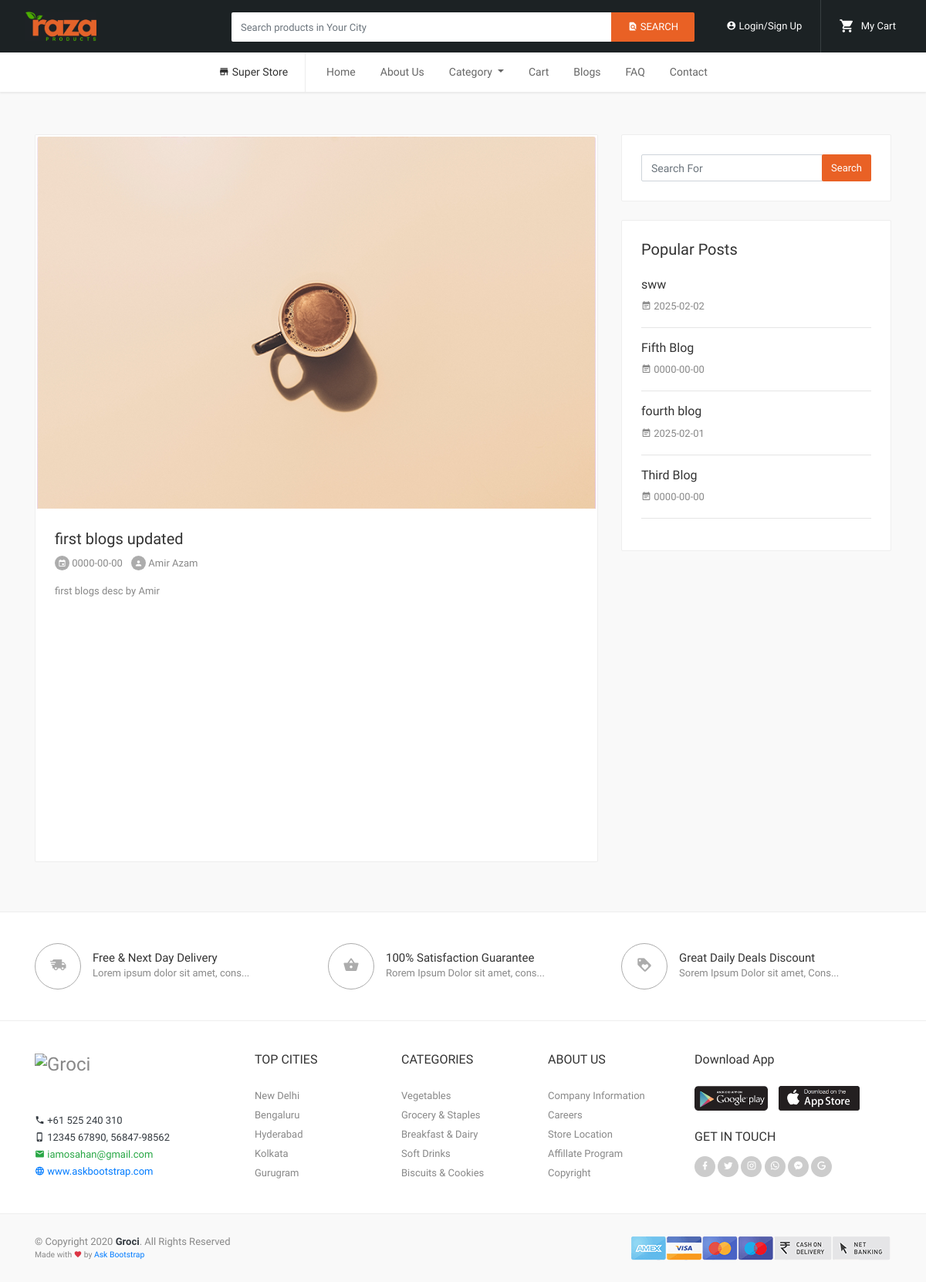
The app's page /blog-detail.php?blog_id=6 with its own data.
### tables this page shows
CREATE TABLE `blogs` (
  `blog_id` int(11) NOT NULL,
  `blog_title` varchar(255) NOT NULL,
  `blog_desc` varchar(13200) NOT NULL,
  `user_id` int(11) NOT NULL,
  `blog_date` date NOT NULL,
  `blog_img` varchar(255) DEFAULT NULL
);

CREATE TABLE `users` (
  `user_id` int(11) NOT NULL,
  `name` varchar(255) NOT NULL,
  `email` varchar(255) NOT NULL,
  `password` varchar(255) NOT NULL,
  `address` varchar(255) NOT NULL,
  `phone` varchar(12) NOT NULL,
  `city` varchar(255) NOT NULL,
  `state` varchar(255) NOT NULL,
  `zip_code` varchar(30) NOT NULL,
  `pet_name` varchar(255) NOT NULL,
  `role` int(11) NOT NULL DEFAULT 0
);

### blog-detail.php (the view, shortened to what this page needs)
<!DOCTYPE html>
<html lang="en">
<head>
      <link href="vendor/bootstrap/css/bootstrap.min.css" rel="stylesheet">
      <link href="vendor/icons/css/materialdesignicons.min.css" media="all" rel="stylesheet" type="text/css" />
      <link href="vendor/select2/css/select2.min.css" rel="stylesheet" />
      <link href="css/osahan.css" rel="stylesheet">
      <link rel="stylesheet" href="vendor/owl-carousel/owl.carousel.css">
      <link rel="stylesheet" href="vendor/owl-carousel/owl.theme.css">
   </head>
   <body>
   <?php include 'header.php'; ?>
      <section class="blog-page section-padding">
         <div class="container">
            <div class="row">
               <div class="col-md-8">
               <?php
                     $blog_id = $_GET['blog_id'];
                     $sql = "SELECT * FROM blogs LEFT JOIN users ON blogs.user_id = users.user_id WHERE blog_id = {$blog_id}";
                     $result = mysqli_query($conn, $sql);
                     if(mysqli_num_rows($result)>0){
                        while($row = mysqli_fetch_assoc($result)){
                     ?>
                  <div class="card blog mb-4">
                     <div class="blog-header">
                        <a href="#"><img class="card-img-top" src="img/blog/2.png" alt="Card image cap"></a>
                     </div>
                     <div class="card-body">
                        <h5 class="card-title"><?php echo $row['blog_title'] ?></h5>
                        <div class="entry-meta">
                           <ul class="tag-info list-inline">
                              <li class="list-inline-item"><i class="mdi mdi-calendar"></i> <?php echo $row['blog_date'] ?></li>
                              <li class="list-inline-item"><i class="mdi mdi-account"></i> <?php echo $row['name'] ?></li>
                           </ul>
                        </div>
                        <p style="min-height: 40vh;">
                        <?php echo $row['blog_desc'] ?>
                        </p>
                     </div>
                  </div>
                  <?php
                        }
                     }
                     else{
                        echo "<p class='container mt-4 text-danger' style='min-height:50vh;'>No blog found</p>";
                     }
                  ?>
               </div>
               <div class="col-md-4">
                  <?php include "blog-sidebar.php" ?>
               </div>
            </div>
         </div>
      </section>
      <section class="section-padding bg-white border-top">
         <div class="container">
            <div class="row">
               <div class="col-lg-4 col-sm-6">
                  <div class="feature-box">
                     <i class="mdi mdi-truck-fast"></i>
                     <h6>Free & Next Day Delivery</h6>
                     <p>Lorem ipsum dolor sit amet, cons...</p>
                  </div>
               </div>
               <div class="col-lg-4 col-sm-6">
                  <div class="feature-box">
                     <i class="mdi mdi-basket"></i>
                     <h6>100% Satisfaction Guarantee</h6>
                     <p>Rorem Ipsum Dolor sit amet, cons...</p>
                  </div>
               </div>
               <div class="col-lg-4 col-sm-6">
                  <div class="feature-box">
                     <i class="mdi mdi-tag-heart"></i>
                     <h6>Great Daily Deals Discount</h6>
                     <p>Sorem Ipsum Dolor sit amet, Cons...</p>
                  </div>
               </div>
            </div>
         </div>
      </section>
      <section class="section-padding footer bg-white border-top">
         <div class="container">
            <div class="row">
               <div class="col-lg-3 col-md-3">
                  <h4 class="mb-5 mt-0"><a class="logo" href="index.html"><img src="img/logo-footer.png" alt="Groci"></a></h4>
                  <p class="mb-0"><a class="text-dark" href="#"><i class="mdi mdi-phone"></i> +61 525 240 310</a></p>
                  <p class="mb-0"><a class="text-dark" href="#"><i class="mdi mdi-cellphone-iphone"></i> 12345 67890, 56847-98562</a></p>
                  <p class="mb-0"><a class="text-success" href="#"><i class="mdi mdi-email"></i> <span class="__cf_email__" data-cfemail="3a535b5755495b525b547a5d575b535614595557">[email&#160;protected]</span></a></p>
                  <p class="mb-0"><a class="text-primary" href="#"><i class="mdi mdi-web"></i> www.askbootstrap.com</a></p>
               </div>
               <div class="col-lg-2 col-md-2">
                  <h6 class="mb-4">TOP CITIES </h6>
                  <ul>
                  <li><a href="#">New Delhi</a></li>
                  <li><a href="#">Bengaluru</a></li>
                  <li><a href="#">Hyderabad</a></li>
                  <li><a href="#">Kolkata</a></li>
                  <li><a href="#">Gurugram</a></li>
               </div>
               <div class="col-lg-2 col-md-2">
                  <h6 class="mb-4">CATEGORIES</h6>
                  <ul>
                  <li><a href="#">Vegetables</a></li>
                  <li><a href="#">Grocery & Staples</a></li>
                  <li><a href="#">Breakfast & Dairy</a></li>
                  <li><a href="#">Soft Drinks</a></li>
                  <li><a href="#">Biscuits & Cookies</a></li>
               </div>
               <div class="col-lg-2 col-md-2">
                  <h6 class="mb-4">ABOUT US</h6>
                  <ul>
                  <li><a href="#">Company Information</a></li>
                  <li><a href="#">Careers</a></li>
                  <li><a href="#">Store Location</a></li>
                  <li><a href="#">Affillate Program</a></li>
                  <li><a href="#">Copyright</a></li>
               </div>
               <div class="col-lg-3 col-md-3">
                  <h6 class="mb-4">Download App</h6>
                  <div class="app">
                     <a href="#"><img src="img/google.png" alt=""></a>
                     <a href="#"><img src="img/apple.png" alt=""></a>
                  </div>
                  <h6 class="mb-3 mt-4">GET IN TOUCH</h6>
                  <div class="footer-social">
                     <a class="btn-facebook" href="#"><i class="mdi mdi-facebook"></i></a>
                     <a class="btn-twitter" href="#"><i class="mdi mdi-twitter"></i></a>
                     <a class="btn-instagram" href="#"><i class="mdi mdi-instagram"></i></a>
                     <a class="btn-whatsapp" href="#"><i class="mdi mdi-whatsapp"></i></a>
                     <a class="btn-messenger" href="#"><i class="mdi mdi-facebook-messenger"></i></a>
                     <a class="btn-google" href="#"><i class="mdi mdi-google"></i></a>
                  </div>
               </div>
            </div>
         </div>
      </section>
      <section class="pt-4 pb-4 footer-bottom">
         <div class="container">
            <div class="row no-gutters">
               <div class="col-lg-6 col-sm-6">
                  <p class="mt-1 mb-0">&copy; Copyright 2020 <strong class="text-dark">Groci</strong>. All Rights Reserved<br>
                     <small class="mt-0 mb-0">Made with <i class="mdi mdi-heart text-danger"></i> by <a href="https://askbootstrap.com/" target="_blank" class="text-primary">Ask Bootstrap</a>
                     </small>
                  </p>
               </div>
               <div class="col-lg-6 col-sm-6 text-right">
                  <img alt="osahan logo" src="img/payment_methods.png">
               </div>
            </div>
         </div>
      </section>
</body>
</html>

### blog-sidebar.php (shortened to what this page needs)
<div class="card sidebar-card mb-4">
    <div class="card-body">
        <form action="" method="post" action="<?php echo $_SERVER['PHP_SELF'] ?>">
            <div class="input-group">
                <input type="text" placeholder="Search For" class="form-control" name="search_val" required>
                <div class="input-group-append">
                    <input type="submit" class="btn btn-secondary" value="Search" name="search-blog" required>
                </div>
            </div>
        </form>
    </div>
</div>
<div class="card sidebar-card mb-4">
    <div class="card-body">
        <h5 class="card-title mb-4">Popular Posts</h5>
        <?php
        include "includes/connect.php";
        $sql = "SELECT * FROM blogs ORDER BY blog_id DESC LIMIT 4";
        $result = mysqli_query($conn, $sql);
        if (mysqli_num_rows($result) > 0) {
            while ($row = mysqli_fetch_assoc($result)) {
        ?>
                <a href="blog-detail.php?blog_id=<?php echo $row['blog_id'] ?>">
                    <h6><?php echo $row['blog_title'] ?></h6>
                </a>
                <p class="mb-0"><i class="mdi mdi-calendar-text"></i> <?php echo $row['blog_date'] ?></p>
                <hr>
        <?php
            }
        }
        ?>
    </div>
</div>

### css/osahan.css (style rules this page uses)
body { background-color: #f9f9f9; font-size: 13px; font-family: maven pro, sans-serif; line-height: 25px; color: #888 }
h1, h2, h3, h4, h5, h6 { color: #333 }
p { font-size: 13px; line-height: 22px; color: #888 }
img { height: auto; max-width: 100% }
ul, ol { list-style: outside none none }
ul { margin: 0; padding: 0 }
img { transform-style: preserve-3d }
a { text-decoration: none !important; color: #888; transition-duration: .4s }
a, a:hover { text-decoration: none }
.section-padding { padding: 40px 0 }
.btn-secondary { background: #e96125 none repeat scroll 0 0 !important }
.btn { border: medium; border-radius: 2px !important; font-size: 13px }
.border-top { border-top: 1px solid #eee !important }
.owl-theme .owl-controls .owl-buttons div, .footer-social a { transform: scale(1); transition-duration: .4s }
.card { background-clip: border-box; background-color: #fff; border: 1px solid #eee; border-radius: 2px; display: flex; flex-direction: column; min-width: 0; position: relative; word-wrap: break-word }
.feature-box p { margin: 0 }
.feature-box h6 { font-size: 15px; font-weight: 200; margin: 0; padding: 10px 0 0 }
.feature-box .mdi { border: 1px solid #acacac; border-radius: 50px; color: #acacac; display: inline-block; float: left; font-size: 21px; height: 60px; line-height: 56px; margin: 0 15px 0 0; text-align: center; width: 60px }
.footer { border-bottom: 1px solid #eee; border-top: 1px solid #eee !important }
.app img { height: 32px; margin: 0 11px 0 0 }
.footer-bottom p { line-height: 16px }
.footer-social a { background: #ccc none repeat scroll 0 0; border-radius: 25px; color: #fff; display: inline-block; height: 27px; line-height: 26px; text-align: center; width: 27px }
.form-control { border-radius: 2px; font-size: 14px }
.btn-facebook { background: #395b9a none repeat scroll 0 0; color: #fff }
.btn-google { background: #c71e25 none repeat scroll 0 0; color: #fff }
.btn-twitter { background: #3a9ed8 none repeat scroll 0 0; color: #fff }
.blog .card-body, .sidebar-card .card-body, .reviews-card .card-body { padding: 25px }
.blog-header { border: 2px solid #fff }
.blog .card-title { margin: 0 0 7px }
.entry-meta { margin-bottom: 13px }
.entry-meta .mdi { background: #acacac none repeat scroll 0 0; border-radius: 12px; color: #fff; display: inline-block; font-size: 11px; height: 19px; line-height: 19px; text-align: center; width: 19px }

### records on screen
blogs: blog_title "first blogs updated", blog_date "0000-00-00", user.name "Amir Azam", blog_desc "first blogs desc by Amir"
blogs: blog_title "sww", blog_date "2025-02-02"
blogs: blog_title "Fifth Blog", blog_date "0000-00-00"
blogs: blog_title "fourth blog", blog_date "2025-02-01"
blogs: blog_title "Third Blog", blog_date "0000-00-00"
